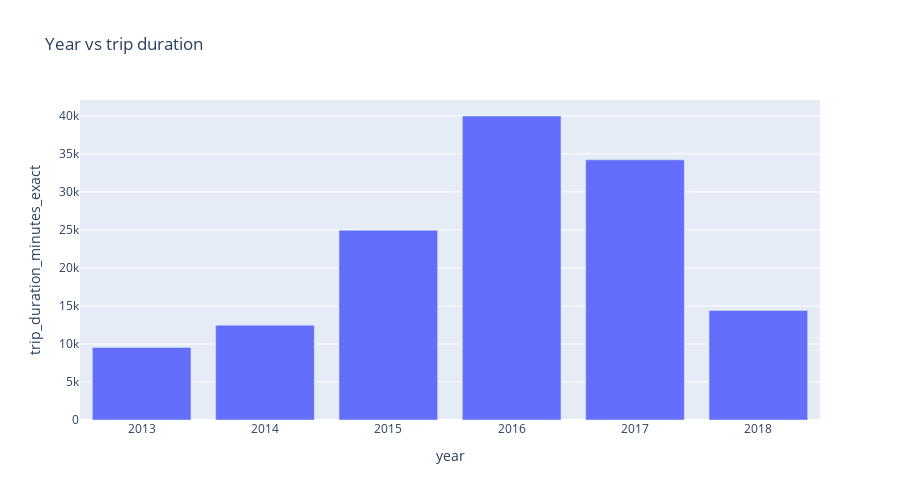

Notebook code cell kept with this figure:
### Code cell
fig = px.bar(data_frame=df_agg
              , x='year'
              , y='trip_duration_minutes_exact'
              , height=500
              , title="Year vs trip duration"
              #,color='birth_year'
              )
fig.show()

### Figure 1 — Plotly figure (JSON) as saved in the notebook; plotly's stock layout.template omitted (floating-point values rounded to 4 significant figures)
{"data": [{"hovertemplate": "year=%{x}<br>trip_duration_minutes_exact=%{y}<extra></extra>", "legendgroup": "", "marker": {"color": "#636efa", "pattern": {"shape": ""}}, "name": "", "orientation": "v", "showlegend": false, "textposition": "auto", "type": "bar", "x": [2013, 2014, 2015, 2016, 2017, 2018], "xaxis": "x", "y": [9550.0, 12470.0, 24970.0, 39990.0, 34230.0, 14400.0], "yaxis": "y"}], "layout": {"barmode": "relative", "height": 500, "legend": {"tracegroupgap": 0}, "title": {"text": "Year vs trip duration"}, "xaxis": {"anchor": "y", "domain": [0, 1], "title": {"text": "year"}}, "yaxis": {"anchor": "x", "domain": [0, 1], "title": {"text": "trip_duration_minutes_exact"}}}}
